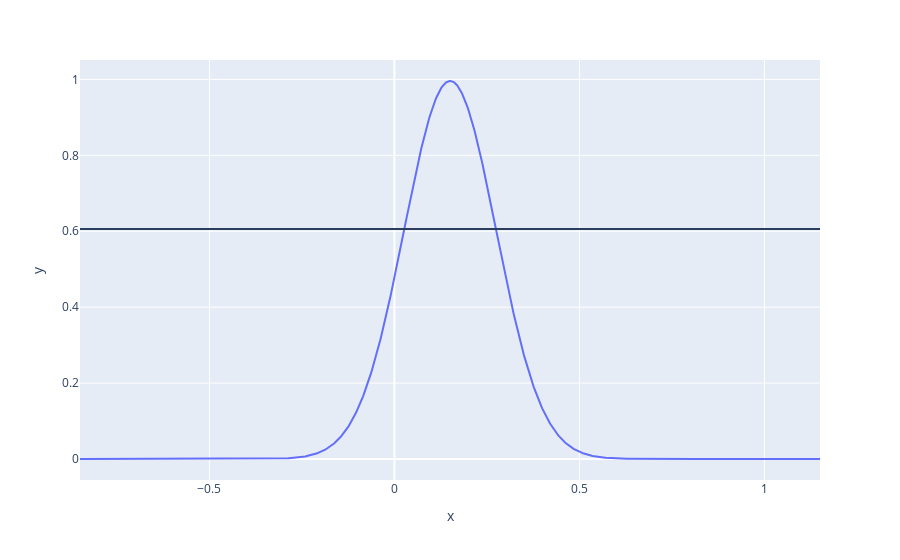

The cell this chart's notebook holds for it:
### Code cell
fig = px.line(x=A, y=np.exp(-X/(2* max(Chi))))
fig.add_hline(y=0.606)
fig.show()

### Figure 1 — Plotly figure (JSON) as saved in the notebook; plotly's stock layout.template omitted (floating-point values rounded to 4 significant figures; data arrays with more than 128 entries replaced by an {"elided": "..."} marker saying what was removed)
{"data": [{"hovertemplate": "x=%{x}<br>y=%{y}<extra></extra>", "legendgroup": "", "line": {"color": "#636efa", "dash": "solid"}, "marker": {"symbol": "circle"}, "mode": "lines", "name": "", "orientation": "v", "showlegend": false, "type": "scatter", "x": {"elided": "1000 float values"}, "xaxis": "x", "y": {"elided": "1000 float values"}, "yaxis": "y"}], "layout": {"legend": {"tracegroupgap": 0}, "margin": {"t": 60}, "shapes": [{"type": "line", "x0": 0, "x1": 1, "xref": "x domain", "y0": 0.606, "y1": 0.606, "yref": "y"}], "xaxis": {"anchor": "y", "domain": [0, 1], "title": {"text": "x"}}, "yaxis": {"anchor": "x", "domain": [0, 1], "title": {"text": "y"}}}}
